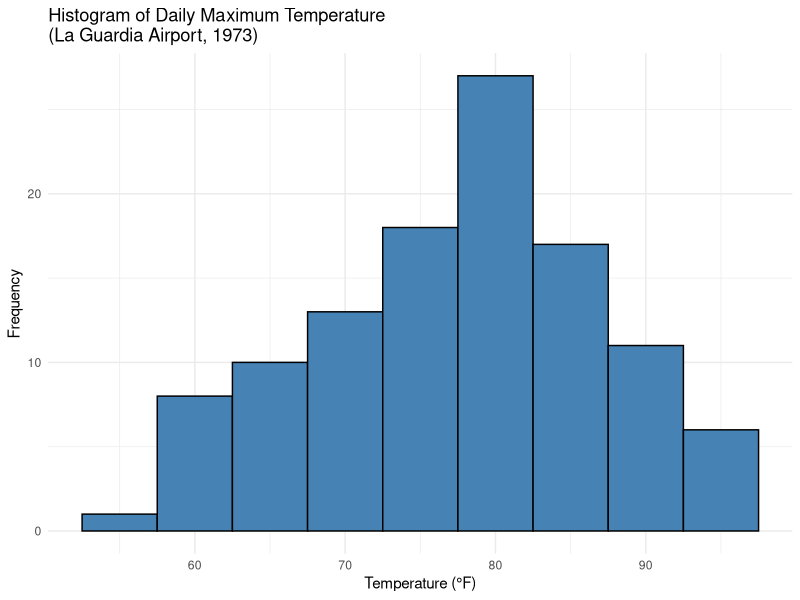
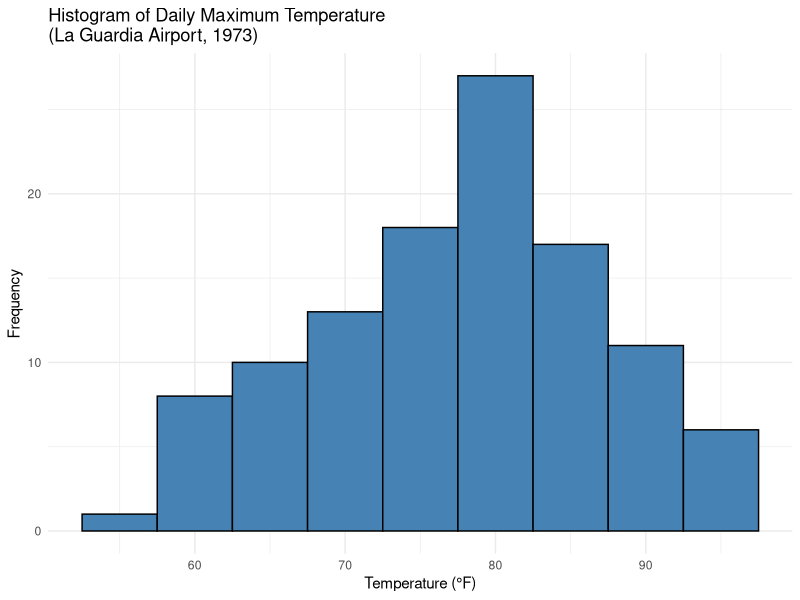

Write the R code that produced these figures, in order.
library(ggplot2)

# Load dataset
data("airquality")

# Remove NA values
df <- na.omit(airquality)

# Histogram of Daily Maximum Temperature (La Guardia Airport)

p1 <- ggplot(df, aes(x = Temp)) +
  geom_histogram(binwidth = 5, fill = "steelblue", color = "black") +
  labs(title = "Histogram of Daily Maximum Temperature\n(La Guardia Airport, 1973)",
       x = "Temperature (°F)",
       y = "Frequency") +
  theme_minimal()

p1

# Save plot
ggsave("plots/week1B_plot_-1.png", plot = p1)

